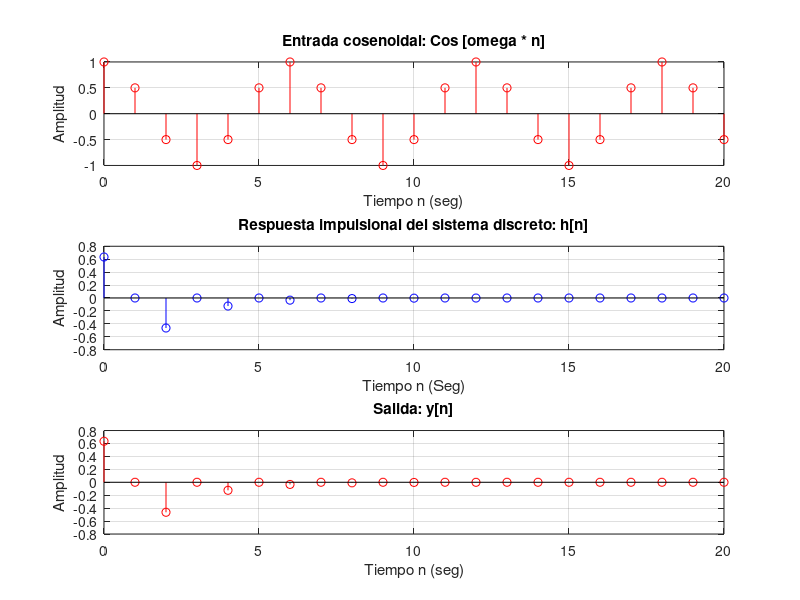

This chart was generated by the following MATLAB code:
N = 20;
n = 0:N;
omega = pi/3
xn = cos (omega*n)

A = [1 0 -0.268];
B = [0.634 0 -0.634];
dn = [1 zeros(1, (length (n) - 1))];
y1 = 0; y2 = 0;
ci = [y1 y2];
yn1 = filter (B, A, dn, ci);
yn2 = filter (B, A, dn, ci);

subplot (311);
stem (n, xn, 'r'); grid;
xlabel ('Tiempo n (seg)'); ylabel ('Amplitud');
title ('Entrada cosenoidal: Cos [omega * n]');

subplot (312);
stem (n, yn1, 'b'); grid;
xlabel ('Tiempo n (Seg)'); ylabel ('Amplitud');
title ('Respuesta impulsional del sistema discreto: h[n]');

subplot (313);
stem (n, yn2, 'r'); grid;
xlabel ('Tiempo n (seg)'); ylabel ('Amplitud');
title ('Salida: y[n]');
